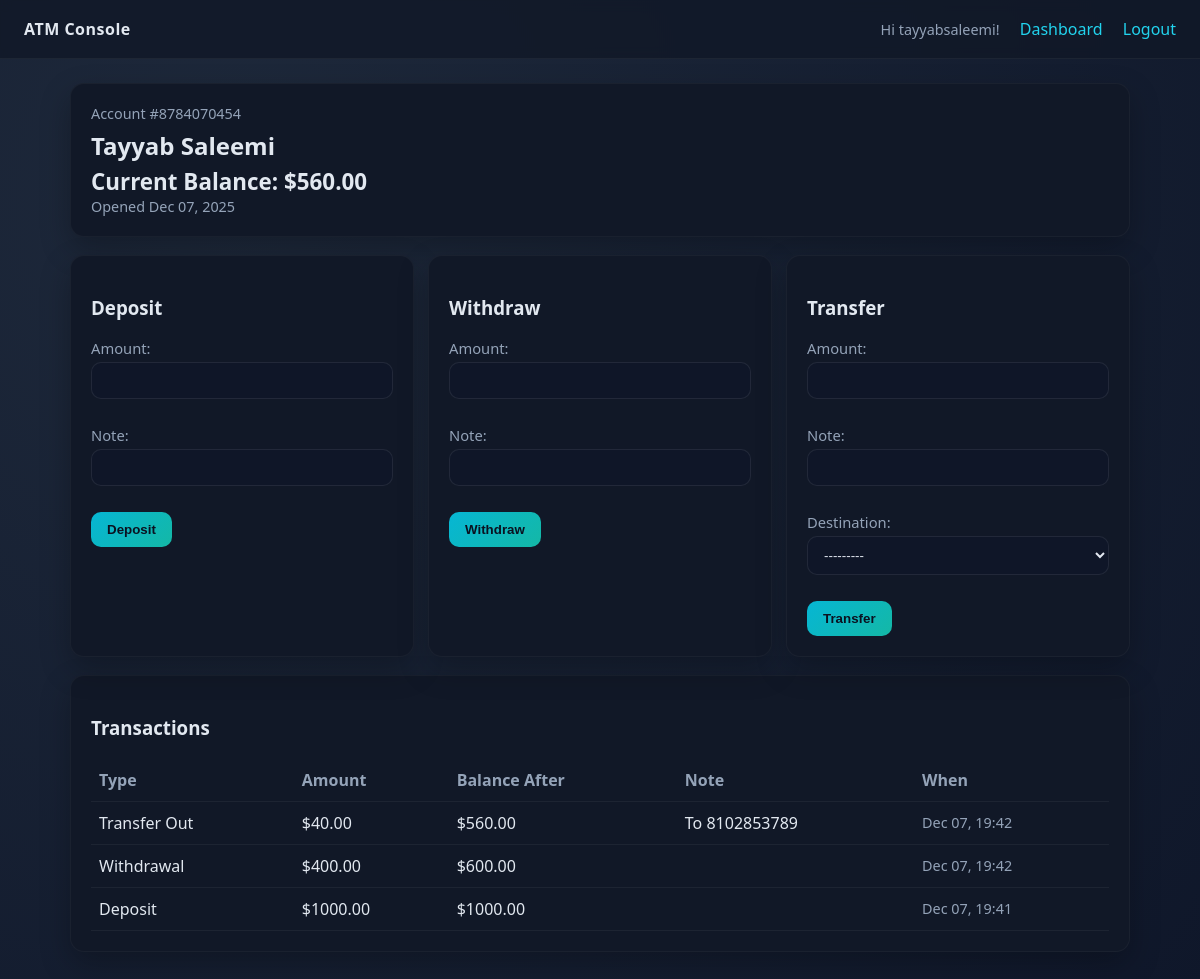
Screenshot of /accounts/2/ (signed in) with the database file from the repository.
### atm/models.py (models this page shows, shortened)
class Account(models.Model):
    user = models.ForeignKey(User, on_delete=models.CASCADE, related_name="accounts")
    name = models.CharField(max_length=100, default="Checking")
    account_number = models.CharField(max_length=20, unique=True, default=generate_account_number)
    balance = models.DecimalField(max_digits=12, decimal_places=2, default=0)
    created_at = models.DateTimeField(auto_now_add=True)
    class Meta:
        ordering = ("-created_at",)
    def __str__(self) -> str:
        return f"{self.name} ({self.account_number})"

class Transaction(models.Model):
    class Type(models.TextChoices):
        DEPOSIT = "deposit", "Deposit"
        WITHDRAWAL = "withdrawal", "Withdrawal"
        TRANSFER_IN = "transfer_in", "Transfer In"
        TRANSFER_OUT = "transfer_out", "Transfer Out"
    account = models.ForeignKey(Account, on_delete=models.CASCADE, related_name="transactions")
    txn_type = models.CharField(max_length=20, choices=Type.choices)
    amount = models.DecimalField(max_digits=12, decimal_places=2)
    balance_after = models.DecimalField(max_digits=12, decimal_places=2)
    counterparty_account = models.CharField(max_length=20, blank=True)
    note = models.CharField(max_length=255, blank=True)
    created_at = models.DateTimeField(default=timezone.now)
    class Meta:
        ordering = ("-created_at", "-id")

### atm/views.py (the view)
# urls.py: path("accounts/<int:pk>/", views.account_detail, name="account_detail"),
@login_required
def account_detail(request, pk):
    account = get_object_or_404(Account, pk=pk, user=request.user)
    deposit_form = AmountForm(prefix="deposit")
    withdraw_form = AmountForm(prefix="withdraw")
    transfer_form = TransferForm(prefix="transfer", user=request.user)
    transfer_form.fields["destination"].queryset = Account.objects.filter(user=request.user).exclude(pk=account.pk)
    transactions = account.transactions.all()[:20]
    return render(
        request,
        "atm/account_detail.html",
        {
            "account": account,
            "deposit_form": deposit_form,
            "withdraw_form": withdraw_form,
            "transfer_form": transfer_form,
            "transactions": transactions,
        },
    )

### atm/forms.py
class AmountForm(forms.Form):
    amount = forms.DecimalField(max_digits=12, decimal_places=2, min_value=0.01)
    note = forms.CharField(max_length=255, required=False)

class TransferForm(AmountForm):
    destination = forms.ModelChoiceField(queryset=Account.objects.none())
    def __init__(self, *args, user=None, **kwargs):
        super().__init__(*args, **kwargs)
        if user:
            self.fields["destination"].queryset = Account.objects.filter(user=user)

### templates/atm/account_detail.html (shortened to what this page needs)
{% extends "base.html" %}
{% block content %}
<div class="card">
    <div class="muted">Account #{{ account.account_number }}</div>
    <h2 style="margin:6px 0 4px;">{{ account.name }}</h2>
    <div style="font-size:1.4rem; font-weight:700;">Current Balance: ${{ account.balance }}</div>
    <div class="muted">Opened {{ account.created_at|date:"M d, Y" }}</div>
</div>
<div class="grid">
    <div class="card">
        <h3>Deposit</h3>
        <form method="post" action="{% url 'deposit' account.pk %}">
            {{ deposit_form.as_p }}
            <button class="btn" type="submit">Deposit</button>
        </form>
    </div>
    <div class="card">
        <h3>Withdraw</h3>
        <form method="post" action="{% url 'withdraw' account.pk %}">
            {{ withdraw_form.as_p }}
            <button class="btn" type="submit">Withdraw</button>
        </form>
    </div>
    <div class="card">
        <h3>Transfer</h3>
        <form method="post" action="{% url 'transfer' account.pk %}">
            {{ transfer_form.as_p }}
            <button class="btn" type="submit">Transfer</button>
        </form>
    </div>
</div>
<div class="card">
    <h3>Transactions</h3>
    <table>
        <thead>
            <tr>
                <th>Type</th>
                <th>Amount</th>
                <th>Balance After</th>
                <th>Note</th>
                <th>When</th>
            </tr>
        </thead>
        <tbody>
        {% for txn in transactions %}
            <tr>
                <td>{{ txn.get_txn_type_display }}</td>
                <td>${{ txn.amount }}</td>
                <td>${{ txn.balance_after }}</td>
                <td>{{ txn.note|default:txn.counterparty_account }}</td>
                <td class="muted">{{ txn.created_at|date:"M d, H:i" }}</td>
            </tr>
        {% empty %}
            <tr><td colspan="5" class="muted">No transactions yet.</td></tr>
        {% endfor %}
        </tbody>
    </table>
</div>
{% endblock %}

### templates/base.html (shortened to what this page needs)
{% load static %}
<!DOCTYPE html>
<html lang="en">
<head>
</head>
<body>
    <header>
        <div class="logo">ATM Console</div>
        <nav>
            {% if user.is_authenticated %}
                <span class="muted">Hi {{ user.username }}!</span>
                <a href="{% url 'dashboard' %}">Dashboard</a>
                <a href="{% url 'logout' %}">Logout</a>
            {% else %}
                <a href="{% url 'login' %}">Login</a>
                <a href="{% url 'signup' %}">Sign up</a>
            {% endif %}
        </nav>
    </header>
    <div class="container">
        {% block content %}{% endblock %}
    </div>
</body>
</html>

### templates/base.html (style rules this page uses)
:root { --bg: #0f172a; --panel: #111827; --accent: #22d3ee; --muted: #94a3b8; --text: #e2e8f0; --danger: #f87171; }
* { box-sizing: border-box; }
body { margin: 0; font-family: "Segoe UI", Tahoma, sans-serif; background: radial-gradient(circle at 20% 20%, #1e293b, var(--bg)); color: var(--text); min-height: 100vh; }
a { color: var(--accent); text-decoration: none; }
header { display: flex; justify-content: space-between; align-items: center; padding: 18px 24px; background: rgba(17, 24, 39, 0.8); border-bottom: 1px solid rgba(255,255,255,0.05); position: sticky; top: 0; backdrop-filter: blur(6px); }
.logo { font-weight: 700; letter-spacing: 0.5px; }
nav a { margin-left: 16px; }
.container { max-width: 1100px; margin: 24px auto 48px; padding: 0 20px; }
.card { background: var(--panel); border: 1px solid rgba(255,255,255,0.04); border-radius: 14px; padding: 20px; margin-bottom: 18px; box-shadow: 0 12px 30px rgba(0,0,0,0.25); }
.card h2 { margin-top: 0; margin-bottom: 8px; }
.grid { display: grid; grid-template-columns: repeat(auto-fit, minmax(260px, 1fr)); gap: 14px; }
.btn { display: inline-block; padding: 10px 16px; border-radius: 10px; border: none; background: linear-gradient(135deg, #06b6d4, #14b8a6); color: #0b1120; font-weight: 700; cursor: pointer; transition: transform 0.1s ease, box-shadow 0.2s ease; }
form { margin: 0; }
input, select { width: 100%; padding: 10px 12px; border-radius: 10px; border: 1px solid rgba(255,255,255,0.08); background: rgba(15, 23, 42, 0.6); color: var(--text); margin-bottom: 10px; }
label { display: block; margin: 6px 0 4px; color: var(--muted); font-size: 0.92rem; }
table { width: 100%; border-collapse: collapse; }
th, td { padding: 10px 8px; border-bottom: 1px solid rgba(255,255,255,0.05); text-align: left; }
th { color: var(--muted); font-weight: 600; }
.muted { color: var(--muted); font-size: 0.9rem; }

### rows the page displays
Account: account_number "8784070454", name "Tayyab Saleemi", balance "560.00", created_at "Dec 07, 2025"
Transaction: txn_type "Transfer Out", amount "40.00", balance_after "560.00", note "To 8102853789", created_at "Dec 07, 19:42"
Transaction: txn_type "Withdrawal", amount "400.00", balance_after "600.00", created_at "Dec 07, 19:42"
Transaction: txn_type "Deposit", amount "1000.00", balance_after "1000.00", created_at "Dec 07, 19:41"

### other values shown
{{ user.username }} "tayyabsaleemi"
